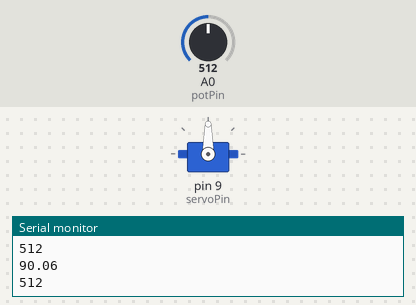
A sketch run on a simulated Arduino Uno, built with avr-gcc and run on an emulated ATmega328P. On the bench: servo, the last lines printed to the serial monitor. The test bench sets the inputs (shaded band); at power-on: A0 (potPin) = 512.

Above: at 1.2 s.
1.3 s: A0 (potPin) set to 716
At 1.8 s:
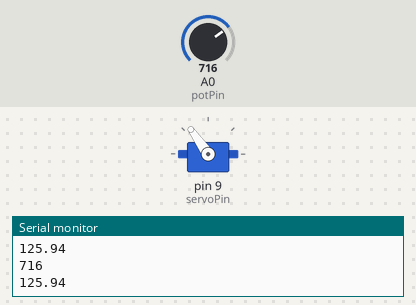
2.8 s: A0 (potPin) set to 900
At 4.0 s:
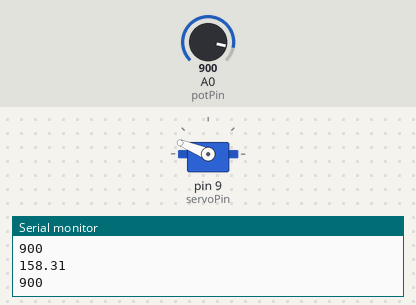
4.3 s: A0 (potPin) set to 1023
At 5.3 s:
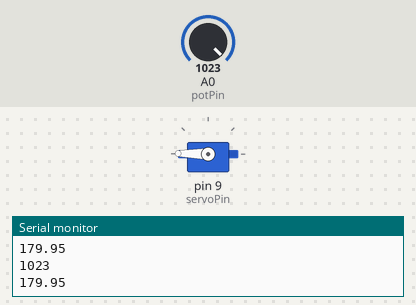
5.8 s: A0 (potPin) set to 306
At 6.4 s:
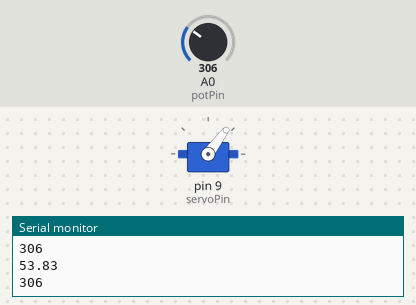
7.3 s: A0 (potPin) set to 122
At 8.5 s:
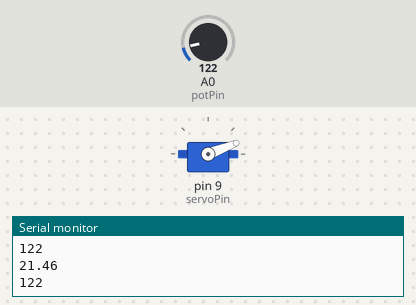
8.8 s: A0 (potPin) set to 0
At 9.6 s:
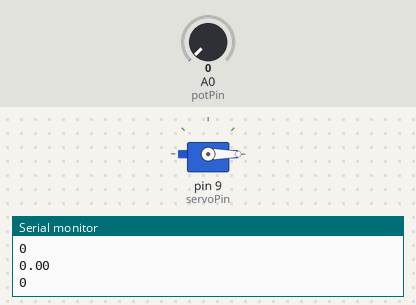
Timing chart, 0 to 11.3 s (numbered marks = the images above; inputs shaded):
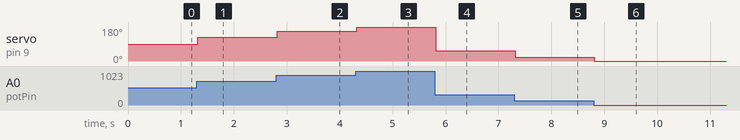

The sketch:

ptentio.ino
```cpp
#include <Servo.h>

int potPin=0;
int servoPin = 9;

Servo Servo1;

void setup() {
  pinMode(potPin,INPUT);
  Servo1.attach(servoPin);
  Serial.begin(9600);

}
int value;
float v;
void loop(){
  value=analogRead(potPin);
  Serial.println(value);
  //delay(1000);
 /* Servo1.write(0);
  delay(1000);

  Servo1.write(90);
  delay(1000);

  Servo1.write(180);
  delay(1000);*/

 //values range=460 to 1030
  float y;
  //value=constrain(value,0,1023);

  y=(value*0.1759);
  Serial.println(y);
  Servo1.write(y);


}
```

Measured:
- after the input at 1.3 s, servo on pin 9 (servoPin): 90° → 125° at once
- after the input at 2.8 s, servo on pin 9 (servoPin): 125° → 158° at once
- after the input at 4.3 s, servo on pin 9 (servoPin): 158° → 179° at once
- after the input at 5.8 s, servo on pin 9 (servoPin): 179° → 53° at once
- after the input at 7.3 s, servo on pin 9 (servoPin): 53° → 21° at once
- after the input at 8.8 s, servo on pin 9 (servoPin): 21° → 0° at once
